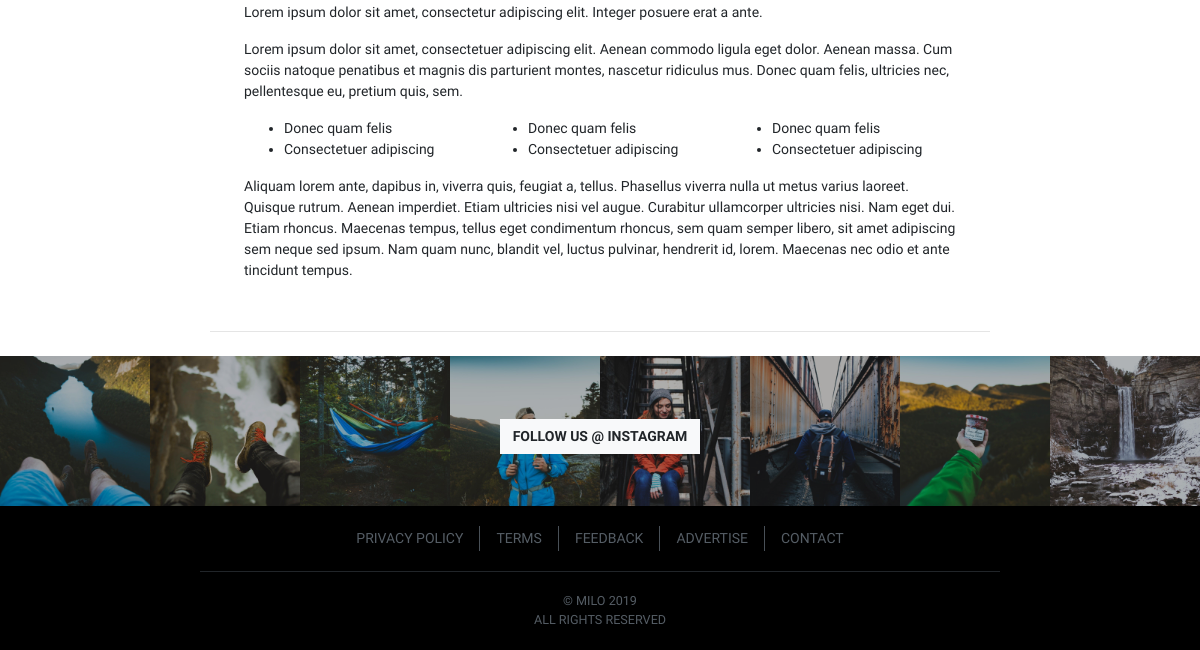
The page /about (signed in, lower part) on the database as committed earlier.
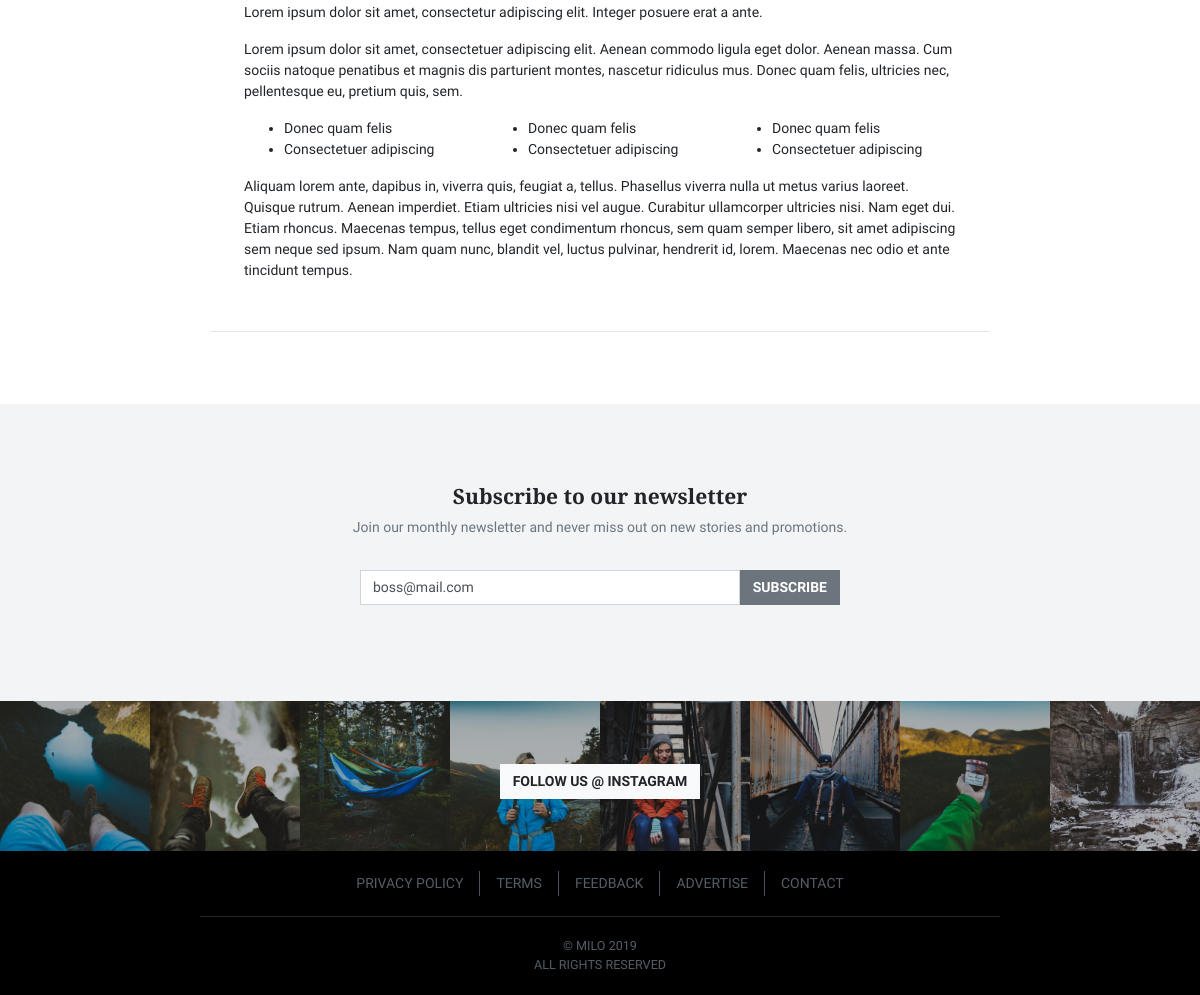
The same page on the database as committed later.
### miloblog/models.py (models this page shows, shortened)
class User(db.Model, UserMixin):
    __tablename__ = 'users'
    id = db.Column(db.Integer, primary_key=True)
    profile_image = db.Column(db.String(64), nullable=False, default='default_profile.png')
    email = db.Column(db.String(64))
    username = db.Column(db.String(64), unique=True, index=True)
    first_name = db.Column(db.String(64), nullable=True, default='')
    last_name = db.Column(db.String(64), nullable=True, default='')
    status = db.Column(db.Enum(UserStatus), nullable=False, default=UserStatus.active)
    password_hash = db.Column(db.String(128))
    posts = db.relationship('BlogPost', backref='author')
    comments = db.relationship('Comment', backref='author')

### miloblog/core/views.py (the view)
@core.route('/about')
def about():
    return render_template('core/about.html')

### miloblog/users/forms.py
class SubscribeForm(FlaskForm):
    email = TextField('Email address', validators=[DataRequired(), Email()])
    submit = SubmitField('Subscribe')

### miloblog/__init__.py (called while the page is built)
@app.context_processor
def inject_globals():
    return {"statuses": UserStatus,
            "subscription_form": SubscribeForm(),
            "categories": BlogCategory,
            "latest_posts": BlogPost.query.order_by(BlogPost.date.desc()).limit(2)}

@app.template_filter()
def is_admin(user):
    return user.is_authenticated and user.status == UserStatus.admin

### miloblog/models.py (called while the page is built)
@login_manager.user_loader
def load_user(user):
    return User.query.get(user)

### miloblog/users/views.py (called while the page is built)
@users.app_template_filter()
def is_subscribed(user):
    if user.is_authenticated:
        return NewsletterSubscription.query.filter_by(email=user.email).first()
    return False

### miloblog/templates/core/about.html (shortened to what this page needs)
{% extends 'base.html' %}
{% block main %}
<main class="main pt-4">
    <div class="container">
        <div class="row">
            <div class="col-md-8 mx-auto">
                <article class="card mb-4">
                    <div class="card-body">
                        <blockquote>
                            <p>Lorem ipsum dolor sit amet, consectetur adipiscing elit. Integer posuere erat a ante.</p>
                        </blockquote>
                        <p>Lorem ipsum dolor sit amet, consectetuer adipiscing elit. Aenean commodo ligula eget dolor. Aenean massa. Cum sociis natoque penatibus et magnis dis parturient montes, nascetur ridiculus mus. Donec quam felis, ultricies nec, pellentesque eu, pretium quis, sem.</p>
                        <div class="row">
                            <div class="col-md-4">
                                <ul>
                                    <li>Donec quam felis</li>
                                    <li>Consectetuer adipiscing</li>
                                </ul>
                            </div>
                            <div class="col-md-4">
                                <ul>
                                    <li>Donec quam felis</li>
                                    <li>Consectetuer adipiscing</li>
                                </ul>
                            </div>
                            <div class="col-md-4">
                                <ul>
                                    <li>Donec quam felis</li>
                                    <li>Consectetuer adipiscing</li>
                                </ul>
                            </div>
                        </div>
                        <p>Aliquam lorem ante, dapibus in, viverra quis, feugiat a, tellus. Phasellus viverra nulla ut metus varius laoreet. Quisque rutrum. Aenean imperdiet. Etiam ultricies nisi vel augue. Curabitur ullamcorper ultricies nisi. Nam eget dui. Etiam rhoncus. Maecenas tempus, tellus eget condimentum rhoncus, sem quam semper libero, sit amet adipiscing sem neque sed ipsum. Nam quam nunc, blandit vel, luctus pulvinar, hendrerit id, lorem. Maecenas nec odio et ante tincidunt tempus.</p>
                    </div>
                </article>
            </div>
        </div>
    </div>
</main>
{% endblock %}

### miloblog/templates/base.html (shortened to what the changed rows need)
<!DOCTYPE html>
<html lang="en">
<head>
    {% block stylesheets %}
        <link href="{{ url_for('static', filename='css/app.css') }}" rel="stylesheet">
        <link rel="stylesheet" href="{{ url_for('static', filename='css/summernote-bs4.min.css') }}">
    {% endblock %}
</head>
<body>
{% block newsletter %}
    {% if not current_user|is_subscribed %}
        <div class="site-newsletter">
            <div class="container">
                <div class="text-center">
                    <h3 class="h4 mb-2">Subscribe to our newsletter</h3>
                    <p class="text-muted">Join our monthly newsletter and never miss out on new stories and promotions.</p>
                    <div class="row">
                        <div class="col-xs-12 col-sm-9 col-md-7 col-lg-5 ml-auto mr-auto">
                            <form action="{{ url_for('users.subscribe') }}" method="POST">
                                <div class="input-group mb-3 mt-3">
                                    {{ subscription_form.email(type="email", class="form-control", value=current_user.email, placeholder="Email address") }}
                                    <span class="input-group-btn">
                                        {{ subscription_form.submit(class="btn btn-secondary") }}
                                    </span>
                                </div>
                            </form>
                        </div>
                    </div>
                </div>
            </div>
        </div>
    {% endif %}
{% endblock %}
</body>
</html>

Rows that differ between the two databases and show on the page:
now on this page (row edited): User: email "boss@mail.com"
Other text that changed with them:
form field submit: (not shown) → "Subscribe"
text now shown: "Subscribe to our newsletter Join our monthly newsletter and never miss out on new stories and promotions."
